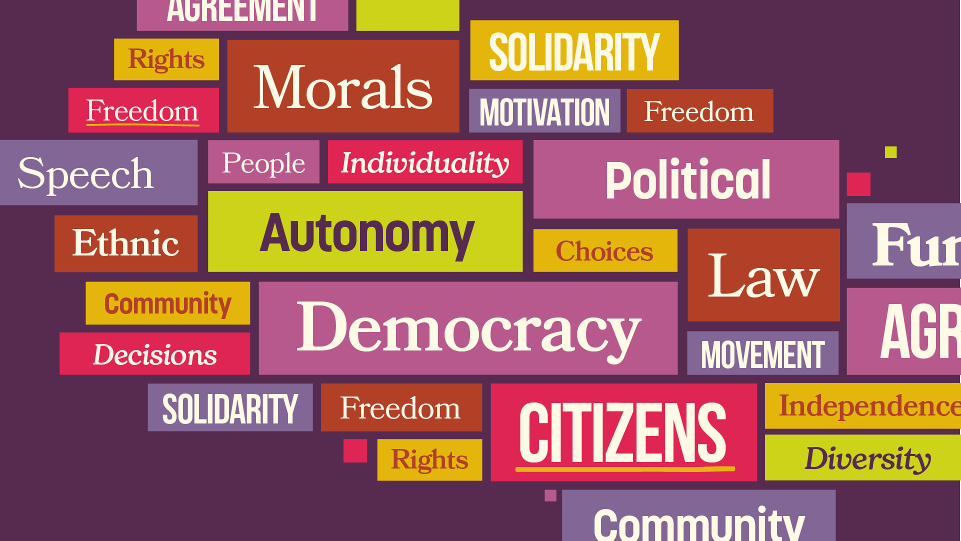
#> input picture test/input.png, 1921 x 1081 px (shown at 1/2 size)
$ python anal.py
#> lines starting #> are read from the running program, lines starting #| are printed output that depends on the picture
from PIL import Image
from sklearn.cluster import KMeans
import numpy as np
import cv2

def get_dominant_colors(image_path, num_clusters=5, resize_factor=0.2):
    # Load the image
#> called with image_path = 'input.png', num_clusters = 8, resize_factor = 0.2
    image = Image.open(image_path)
#> image is the input picture: PIL image 1921x1081 RGB; mean R, G, B 155.3, 94.5, 94.2

    # Resize the image to speed up the process
    image = image.resize((int(image.width * resize_factor), int(image.height * resize_factor)))
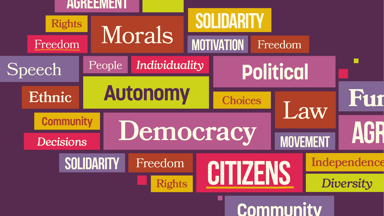
#> image: PIL image 384x216 RGB; mean R, G, B 155.2, 94.4, 94.2

    # Convert the image to RGB and then to numpy array
    image = np.array(image.convert('RGB'))

    # Reshape the image to be a list of pixels
    pixels = image.reshape((-1, 3))

    # Convert the pixels to float type
    pixels = np.float32(pixels)

    # Use KMeans to find the dominant colors
    kmeans = KMeans(n_clusters=num_clusters)
    kmeans.fit(pixels)

    # Get the cluster centers (dominant colors)
    dominant_colors = kmeans.cluster_centers_

    # Convert to integer and then to hexadecimal format
    hex_colors = ['#{:02x}{:02x}{:02x}'.format(int(c[0]), int(c[1]), int(c[2])) for c in dominant_colors]

    return hex_colors

def merge_similar_colors(hex_colors, threshold=30):
    # Convert hex colors to RGB
#> called with threshold = 30
    rgb_colors = [tuple(int(h[i:i+2], 16) for i in (1, 3, 5)) for h in hex_colors]

    # Create a list to store merged colors
    merged_colors = []

    for color in rgb_colors:
        found = False
        for i, avg_color in enumerate(merged_colors):
            # Calculate the Euclidean distance between colors
            if np.linalg.norm(np.array(color) - np.array(avg_color)) < threshold:
                # Average the similar colors
                merged_colors[i] = tuple((np.array(avg_color) + np.array(color)) // 2)
                found = True
                break
        if not found:
            merged_colors.append(color)

    # Convert merged RGB colors back to hex
    merged_hex_colors = ['#{:02x}{:02x}{:02x}'.format(c[0], c[1], c[2]) for c in merged_colors]

    return merged_hex_colors

if __name__ == "__main__":
    # Path to your image
    image_path = "input.png"

    # Step 1: Get the dominant colors
    dominant_colors = get_dominant_colors(image_path, num_clusters=8)
    print("Dominant Colors:", dominant_colors)

    # Step 2: Merge similar colors
    final_colors = merge_similar_colors(dominant_colors, threshold=30)
    print("Merged Colors:", final_colors)
